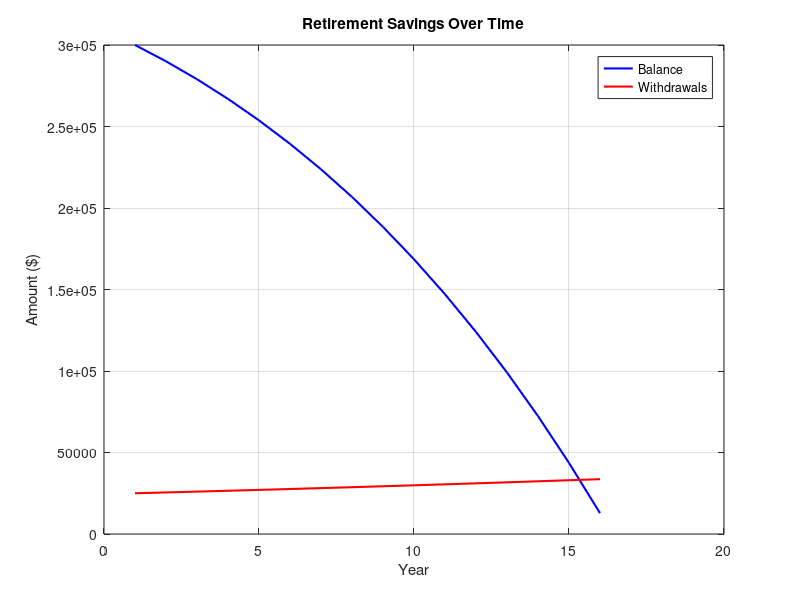

This chart was generated by the following MATLAB code:
% Given data
balance = 300000; % Initial balance ($)
withdrawal = 25000; % First withdrawal ($)
interest_rate = 0.05; % Interest rate (5%)
inflation_rate = 0.02; % Inflation rate (2%)

% Initialize variables
year = 0; % Start from year 0
balances = []; % To store yearly balances
withdrawals = []; % To store yearly withdrawals

% Loop until the balance runs out
while balance > 0
    year = year + 1; % Increment year
    balances(end + 1) = balance; % Save current balance
    withdrawals(end + 1) = withdrawal; % Save current withdrawal
    
    % Update balance and withdrawal
    balance = balance + balance * interest_rate - withdrawal; % Add interest, subtract withdrawal
    withdrawal = withdrawal + withdrawal * inflation_rate; % Increase withdrawal due to inflation
end

% Plot results
plot(1:year, balances, 'b', 'LineWidth', 1.5); hold on;
plot(1:year, withdrawals, 'r', 'LineWidth', 1.5);
xlabel('Year');
ylabel('Amount ($)');
legend('Balance', 'Withdrawals');
title('Retirement Savings Over Time');
grid on;
